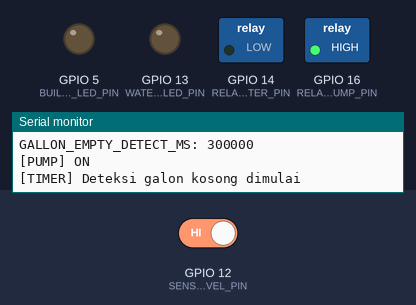
Bench run of a program on a simulated ESP8266 (NodeMCU). Shown: switched loads named in the program (green lamp = pin HIGH), output pins drawn as LEDs (lit = HIGH), the last lines printed to the serial monitor. The test bench sets the inputs (shaded band); at power-on: GPIO 12 (SENSOR_WATER_LEVEL_PIN) HIGH.

Above: at 1.2 s.
1.3 s: GPIO 12 (SENSOR_WATER_LEVEL_PIN) driven LOW
At 2.2 s:
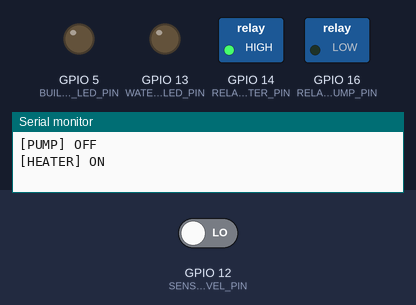
2.8 s: GPIO 12 (SENSOR_WATER_LEVEL_PIN) driven HIGH
At 3.3 s:
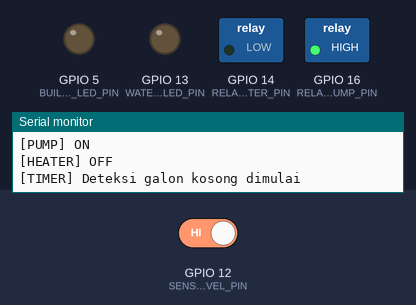
Timing chart, 0 to 5.8 s (numbered marks = the images above; inputs shaded):
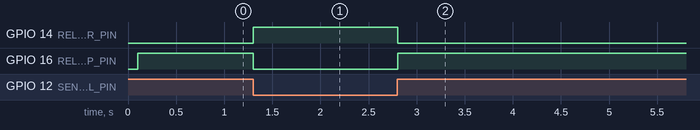

Measured:
- after the input at 1.3 s, GPIO 14 (RELAY_HEATER_PIN): LOW → HIGH at once; GPIO 16 (RELAY_PUMP_PIN): HIGH → LOW at once
- after the input at 2.8 s, GPIO 14 (RELAY_HEATER_PIN): HIGH → LOW at once; GPIO 16 (RELAY_PUMP_PIN): LOW → HIGH at once

The program:

main.cpp
```cpp
#include <Arduino.h>

// Pin mapping berdasarkan platform
#ifdef ESP8266
  // ESP8266 generic module pin mapping
  #define RELAY_HEATER_PIN       14   // GPIO4
  #define WATER_EMPTY_LED_PIN    13   // GPIO5 / RED WIRE
  #define BUILTIN_LED_PIN        5   // GPIO2
  #define SENSOR_WATER_LEVEL_PIN 12  // GPIO12 / COKELAT WIRE
  #define RELAY_PUMP_PIN         16  // GPIO13
#else
  // ESP32 pin mapping
  #define RELAY_HEATER_PIN       16
  #define WATER_EMPTY_LED_PIN    17
  #define SENSOR_WATER_LEVEL_PIN 18
  #define RELAY_PUMP_PIN         19
#endif

#define ON_STATE  HIGH
#define OFF_STATE LOW

// --- Wiring Relay ---
// REKOMENDASI: Gunakan terminal NO (Normally Open) untuk HEATER dan POMPA
//
// Relay Module biasanya memiliki 3 terminal:
// - COM (Common): Koneksi ke sumber listrik (L/N)
// - NO (Normally Open): Kontak terbuka saat relay OFF, tertutup saat relay ON
// - NC (Normally Closed): Kontak tertutup saat relay OFF, terbuka saat relay ON
//
// Wiring yang DISARANKAN:
// - HEATER: COM -> Sumber listrik, NO -> Heater (Fail-safe: mati saat relay OFF)
// - POMPA:  COM -> Sumber listrik, NO -> Pompa (Fail-safe: mati saat relay OFF)
//
// Mengapa NO?
// 1. Fail-safe: Jika relay mati/error, peralatan tidak akan menyala
// 2. Standar untuk peralatan listrik
// 3. Lebih aman untuk aplikasi otomatis

// --- Wiring Sensor Air (Water Level Sensor) ---
// REKOMENDASI: Gunakan Float Switch atau Reed Switch
//
// Tipe Sensor yang Didukung:
// 1. FLOAT SWITCH (Mekanis)
//    - Switch tertutup saat air penuh (float naik)
//    - Switch terbuka saat air kosong (float turun)
//
// 2. REED SWITCH (Magnetik)
//    - Switch tertutup saat magnet dekat (air penuh)
//    - Switch terbuka saat magnet jauh (air kosong)
//
// Wiring Sensor:
// - Satu terminal sensor -> GND (Ground)
// - Terminal lainnya -> SENSOR_WATER_LEVEL_PIN (GPIO12 untuk ESP8266)
// - Pin menggunakan INPUT_PULLUP (internal pull-up resistor)
//
// Cara Kerja (SENSOR_ACTIVE_LOW = true):
// - Air PENUH:  Switch tertutup ke GND -> Pin membaca LOW  -> waterOk = true
// - Air KOSONG: Switch terbuka        -> Pin membaca HIGH -> waterOk = false
//
// Jika logika terbalik saat dites, ubah SENSOR_ACTIVE_LOW ke false.

// --- Konfigurasi ---
const bool SENSOR_ACTIVE_LOW = true;
// true  = WATER_OK jika pembacaan LOW (switch ke GND saat penuh)
// false = WATER_OK jika pembacaan HIGH (switch ke VCC saat penuh)
//
// Jika logika terbalik saat dites, ubah ke false.

// interval (non-blocking)
const unsigned long SCAN_INTERVAL_MS   = 100;     // baca sensor tiap 100ms
const unsigned long LED_BLINK_INTERVAL_MS = 500;  // interval blink LED 500ms
const unsigned long GALLON_EMPTY_DETECT_MS = 300000; // deteksi galon kosong setelah 5 menit

// --- State ---
unsigned long lastScanMs   = 0;
bool pumpOn                = false;
unsigned long pumpStartMs  = 0;
unsigned long lastLedBlinkMs = 0;
bool ledWaterEmptyState              = false;
bool gallonEmpty                    = false;
bool lastWaterOkState                = false;
bool lastHeaterState                 = false;
unsigned long gallonEmptyDetectStartMs = 0;  // timer terpisah untuk deteksi galon kosong
bool gallonEmptyDetectActive          = false;  // flag apakah timer deteksi aktif
bool waterEmptyLedShouldBeActive      = false;  // flag apakah LED seharusnya aktif

void setPump(bool on) {
  if (on && !pumpOn) {
    pumpOn = true;
    pumpStartMs = millis();
    digitalWrite(RELAY_PUMP_PIN, ON_STATE);
    Serial.println("[PUMP] ON");
  } else if (!on && pumpOn) {
    pumpOn = false;
    digitalWrite(RELAY_PUMP_PIN, OFF_STATE);
    Serial.println("[PUMP] OFF");
  }
}

void setHeater(bool on) {
  if (on != lastHeaterState) {
    digitalWrite(RELAY_HEATER_PIN, on ? ON_STATE : OFF_STATE);
    lastHeaterState = on;
    Serial.print("[HEATER] ");
    Serial.println(on ? "ON" : "OFF");
  }
}

void setWaterEmptyLed(bool on) {
  digitalWrite(WATER_EMPTY_LED_PIN, on ? ON_STATE : OFF_STATE);
  digitalWrite(BUILTIN_LED_PIN, on ? ON_STATE : OFF_STATE);
}

void updateWaterEmptyLed(bool shouldBeActive, unsigned long now) {
  if (shouldBeActive) {
    // LED aktif: berkedip
    if (now - lastLedBlinkMs >= LED_BLINK_INTERVAL_MS) {
      lastLedBlinkMs = now;
      ledWaterEmptyState = !ledWaterEmptyState;
      setWaterEmptyLed(ledWaterEmptyState);
    }
  } else {
    // LED tidak aktif: mati
    if (ledWaterEmptyState) {
      ledWaterEmptyState = false;
      setWaterEmptyLed(false);
    }
  }
}

// baca status level air -> true = cukup / OK, false = kosong/rendah
bool isWaterLevelOk() {
  int v = digitalRead(SENSOR_WATER_LEVEL_PIN);
  if (SENSOR_ACTIVE_LOW) {
    return (v == LOW);
  } else {
    return (v == HIGH);
  }
}

void setup() {
  Serial.begin(115200);

  pinMode(SENSOR_WATER_LEVEL_PIN, INPUT_PULLUP);   // float switch ke GND
  pinMode(RELAY_HEATER_PIN, OUTPUT);
  pinMode(WATER_EMPTY_LED_PIN, OUTPUT);
  pinMode(BUILTIN_LED_PIN, OUTPUT);
  pinMode(RELAY_PUMP_PIN, OUTPUT);

  digitalWrite(RELAY_HEATER_PIN, OFF_STATE);
  digitalWrite(WATER_EMPTY_LED_PIN, OFF_STATE);
  digitalWrite(BUILTIN_LED_PIN, OFF_STATE);
  digitalWrite(RELAY_PUMP_PIN, OFF_STATE);

  lastHeaterState = false;
  lastWaterOkState = isWaterLevelOk();

  Serial.println("Starting...");
  #ifdef ESP8266
    Serial.println("[PLATFORM] ESP8266");
  #else
    Serial.println("[PLATFORM] ESP32");
  #endif
  Serial.print("[PIN] RELAY_HEATER_PIN: ");
  Serial.println(RELAY_HEATER_PIN);
  Serial.print("[PIN] WATER_EMPTY_LED_PIN: ");
  Serial.println(WATER_EMPTY_LED_PIN);
  Serial.print("[PIN] BUILTIN_LED_PIN: ");
  Serial.println(BUILTIN_LED_PIN);
  Serial.print("[PIN] SENSOR_WATER_LEVEL_PIN: ");
  Serial.println(SENSOR_WATER_LEVEL_PIN);
  Serial.print("[PIN] RELAY_PUMP_PIN: ");
  Serial.println(RELAY_PUMP_PIN);
  Serial.print("SENSOR_ACTIVE_LOW: ");
  Serial.println(SENSOR_ACTIVE_LOW ? "true" : "false");
  Serial.print("GALLON_EMPTY_DETECT_MS: ");
  Serial.println(GALLON_EMPTY_DETECT_MS);
}

void loop() {
  unsigned long now = millis();

  // non-blocking periodic scan
  if (now - lastScanMs >= SCAN_INTERVAL_MS) {
    lastScanMs = now;

    bool waterOk = isWaterLevelOk();

    // log perubahan status level air
    if (waterOk != lastWaterOkState) {
      lastWaterOkState = waterOk;
      Serial.print("[WATER] Level: ");
      Serial.println(waterOk ? "OK" : "LOW");
    }

    // manajemen timer deteksi galon kosong
    // PENTING: Timer selalu divalidasi oleh sensor water
    // - Jika sensor mendeteksi air PENUH (LOW), timer di-reset dan pompa stop
    // - Timer hanya aktif jika pompa ON dan air masih KURANG
    if (pumpOn && !waterOk) {
      // kondisi: pompa aktif dan air masih kurang
      if (!gallonEmptyDetectActive) {
        // mulai timer deteksi galon kosong
        gallonEmptyDetectActive = true;
        gallonEmptyDetectStartMs = now;
        Serial.println("[TIMER] Deteksi galon kosong dimulai");
      }
    } else if (waterOk) {
      // VALIDASI SENSOR: air sudah cukup (sensor LOW = penuh)
      // - Timer di-reset karena sensor sudah mendeteksi air penuh
      // - Pompa akan di-stop oleh logika kontrol di bawah
      if (gallonEmptyDetectActive) {
        gallonEmptyDetectActive = false;
        Serial.println("[TIMER] Deteksi galon kosong di-reset - air sudah cukup (sensor validasi)");
      }
      // reset deteksi galon kosong jika sebelumnya terdeteksi
      if (gallonEmpty) {
        gallonEmpty = false;
        Serial.println("[INFO] Galon kosong reset - air sudah cukup");
      }
    } else {
      // pompa mati tapi air masih kurang: hentikan timer
      if (gallonEmptyDetectActive) {
        gallonEmptyDetectActive = false;
      }
    }

    // deteksi galon kosong: timer mencapai batas waktu (hanya jika sensor belum mendeteksi penuh)
    // Catatan: Jika sensor sudah mendeteksi penuh, timer sudah di-reset di atas
    if (gallonEmptyDetectActive && (now - gallonEmptyDetectStartMs > GALLON_EMPTY_DETECT_MS)) {
      gallonEmpty = true;
      gallonEmptyDetectActive = false;  // stop timer
      Serial.println("[ALERT] Galon kosong terdeteksi!");
      setPump(false);            // matikan pompa karena galon kosong
      setHeater(false);          // matikan heater untuk aman
    }

    // --- LOGIKA KONTROL POMPA ---
    // POMPA BEKERJA JIKA:
    // 1. Air di tank KURANG/KOSONG (waterOk = false)
    // 2. Galon MASIH ADA (gallonEmpty = false)
    //
    // POMPA BERHENTI JIKA:
    // 1. Air di tank SUDAH CUKUP (waterOk = true) - SENSOR MENDETEKSI AIR PENUH (LOW)
    //    -> Timer deteksi galon kosong juga di-reset
    // 2. Galon KOSONG terdeteksi (gallonEmpty = true) - pompa > 5 menit tapi air masih kurang
    //
    // PRIORITAS: Sensor water SELALU memvalidasi dan menghentikan pompa jika air sudah penuh

    if (gallonEmpty) {
      // galon kosong terdeteksi: LED berkedip, pompa MATI
      setPump(false);           // pastikan pompa mati
      setHeater(false);         // matikan heater untuk aman
      waterEmptyLedShouldBeActive = true;
    } else if (waterOk) {
      // air cukup di tank: pompa MATI, heater BOLEH AKTIF
      setPump(false);           // pompa berhenti
      waterEmptyLedShouldBeActive = false; // LED mati
      setHeater(true);          // heater boleh aktif (asumsi seperti modul asli)
    } else {
      // air kurang / kosong di tank, tapi galon masih ada: pompa AKTIF
      setPump(true);            // isi tank - POMPA BEKERJA
      setHeater(false);         // jangan panaskan tanpa air
      waterEmptyLedShouldBeActive = false; // LED mati karena galon masih ada
    }
  }

  // update LED setiap loop untuk kedipan yang lancar
  updateWaterEmptyLed(waterEmptyLedShouldBeActive, now);
}
```
